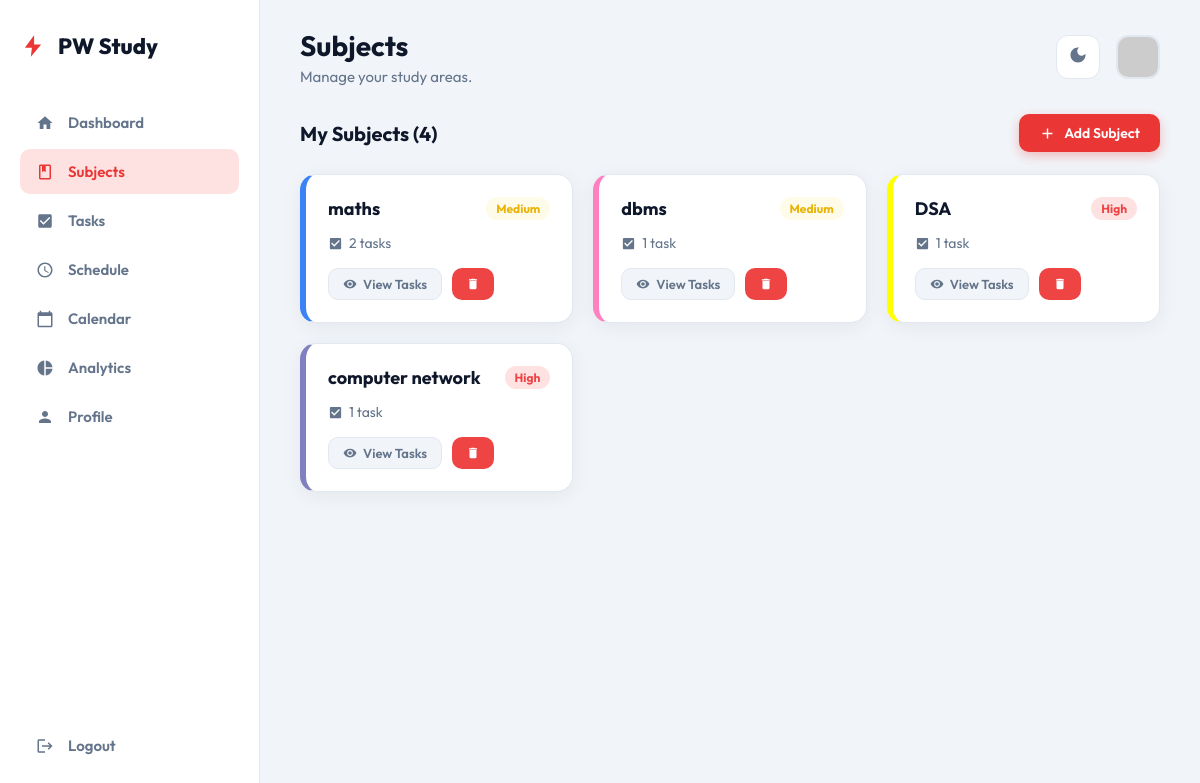
Page /subjects/ (signed in) on the committed database.
### planner/models.py (models this page shows, shortened)
class Subject(models.Model):
    PRIORITY_CHOICES = [
        ('High', 'High'),
        ('Medium', 'Medium'),
        ('Low', 'Low'),
    ]
    user = models.ForeignKey(User, on_delete=models.CASCADE, related_name='subjects')
    name = models.CharField(max_length=100)
    priority = models.CharField(max_length=10, choices=PRIORITY_CHOICES, default='Medium')
    color = models.CharField(max_length=7, default='#3b82f6')  # hex color
    created_at = models.DateTimeField(auto_now_add=True)

### planner/views.py (the view)
# urls.py: path('subjects/', views.subjects, name='subjects'),
@login_required
def subjects(request):
    subs = Subject.objects.filter(user=request.user)
    return render(request, 'planner/subjects.html', {'subjects': subs})

### templates/planner/subjects.html (shortened to what this page needs)
{% extends 'planner/base.html' %}
{% block header_title %}Subjects{% endblock %}
{% block header_subtitle %}Manage your study areas.{% endblock %}
{% block content %}
<div style="display:flex; justify-content:space-between; align-items:center; margin-bottom:22px;">
    <h3 style="font-size:20px; font-weight:700;">My Subjects ({{ subjects.count }})</h3>
    <a href="{% url 'planner:add_subject' %}" class="btn btn-primary" style="display:flex;align-items:center;gap:8px;">
        <svg width="17" height="17" viewBox="0 0 24 24" fill="white">
            <path d="M19 13h-6v6h-2v-6H5v-2h6V5h2v6h6v2z" />
        </svg>
        Add Subject
    </a>
</div>
{% if subjects %}
<div class="subject-grid">
    {% for subject in subjects %}
    <div class="subject-card" style="border-left-color:{{ subject.color}};">
        <div style="display:flex; justify-content:space-between; align-items:flex-start; margin-bottom:14px;">
            <h3 style="font-size:18px; font-weight:700;">{{ subject.name }}</h3>
            <span class="priority-badge priority-{{ subject.priority }}">{{ subject.priority }}</span>
        </div>
        <p
            style="color:var(--text-muted); font-size:14px; margin-bottom:16px; display:flex; align-items:center; gap:6px;">
            <svg width="15" height="15" viewBox="0 0 24 24" fill="currentColor">
                <path
                    d="M19 3H5c-1.1 0-2 .9-2 2v14c0 1.1.9 2 2 2h14c1.1 0 2-.9 2-2V5c0-1.1-.9-2-2-2zm-9 14l-5-5 1.41-1.41L10 14.17l7.59-7.59L19 8l-9 9z" />
            </svg>
            {{ subject.tasks.count }} task{{ subject.tasks.count|pluralize }}
        </p>
        <div style="display:flex; gap:10px;">
            <a href="{% url 'planner:tasks' %}?subject={{ subject.id }}" class="btn btn-sm btn-secondary"
                style="display:flex;align-items:center;gap:6px;">
                <svg width="14" height="14" viewBox="0 0 24 24" fill="currentColor">
                    <path
                        d="M12 4.5C7 4.5 2.73 7.61 1 12c1.73 4.39 6 7.5 11 7.5s9.27-3.11 11-7.5c-1.73-4.39-6-7.5-11-7.5zM12 17c-2.76 0-5-2.24-5-5s2.24-5 5-5 5 2.24 5 5-2.24 5-5 5zm0-8c-1.66 0-3 1.34-3 3s1.34 3 3 3 3-1.34 3-3-1.34-3-3-3z" />
                </svg>
                View Tasks
            </a>
            <a href="{% url 'planner:delete_subject' subject.id %}" class="btn btn-sm btn-red btn-icon">
                <svg width="14" height="14" viewBox="0 0 24 24" fill="white">
                    <path d="M6 19c0 1.1.9 2 2 2h8c1.1 0 2-.9 2-2V7H6v12zM19 4h-3.5l-1-1h-5l-1 1H5v2h14V4z" />
                </svg>
            </a>
        </div>
    </div>
    {% endfor %}
</div>
{% endif %}
{% endblock %}

### static/css/style.css (style rules this page uses)
:root { --bg: #f1f5f9; --sidebar-bg: #ffffff; --card-bg: #ffffff; --border: #e2e8f0; --text: #0f172a; --text-muted: #64748b; --primary: #eb3636; --primary-hover: #dc2626; --primary-light: #fee2e2; --accent-blue: #3b82f6; --accent-green: #10b981; --accent-yellow: #f59e0b; --shadow: 0 4px 20px rgba(0,0,0,0.06); --shadow-hover: 0 8px 30px rgba(0,0,0,0.10); --radius: 16px; --radius-sm: 10px; }
*, *::before, *::after { margin: 0; padding: 0; box-sizing: border-box; font-family: 'Outfit', sans-serif; }
body { background: var(--bg); color: var(--text); min-height: 100vh; transition: background 0.3s, color 0.3s; }
.subject-grid { display: grid; grid-template-columns: repeat(auto-fill, minmax(260px, 1fr)); gap: 20px; }
.subject-card { background: var(--card-bg); border: 1px solid var(--border); border-radius: var(--radius); padding: 22px; box-shadow: var(--shadow); transition: all 0.25s; border-left-width: 6px; }
.priority-badge { font-size: 12px; font-weight: 700; padding: 4px 10px; border-radius: 20px; }
.priority-High { background: #fee2e2; color: #ef4444; }
.priority-Medium { background: #fefce8; color: #eab308; }
.btn { display: inline-flex; align-items: center; gap: 8px; padding: 10px 20px; border-radius: var(--radius-sm); font-size: 14px; font-weight: 600; cursor: pointer; border: none; text-decoration: none; transition: all 0.2s; }
.btn-primary { background: var(--primary); color: white; box-shadow: 0 4px 12px rgba(235,54,54,0.3); }
.btn-secondary { background: var(--bg); color: var(--text-muted); border: 1px solid var(--border); }
.btn-red { background: #ef4444; color: white; }
.btn-icon { padding: 8px 12px; }
.btn-sm { padding: 7px 14px; font-size: 13px; }

### rows in the picture
Subject: name "maths", priority "Medium", tasks.count "2"
Subject: name "dbms", priority "Medium", tasks.count "1"
Subject: name "DSA", priority "High", tasks.count "1"
Subject: name "computer network", priority "High", tasks.count "1"

### other values in the picture
{{ subjects.count }} "4"
